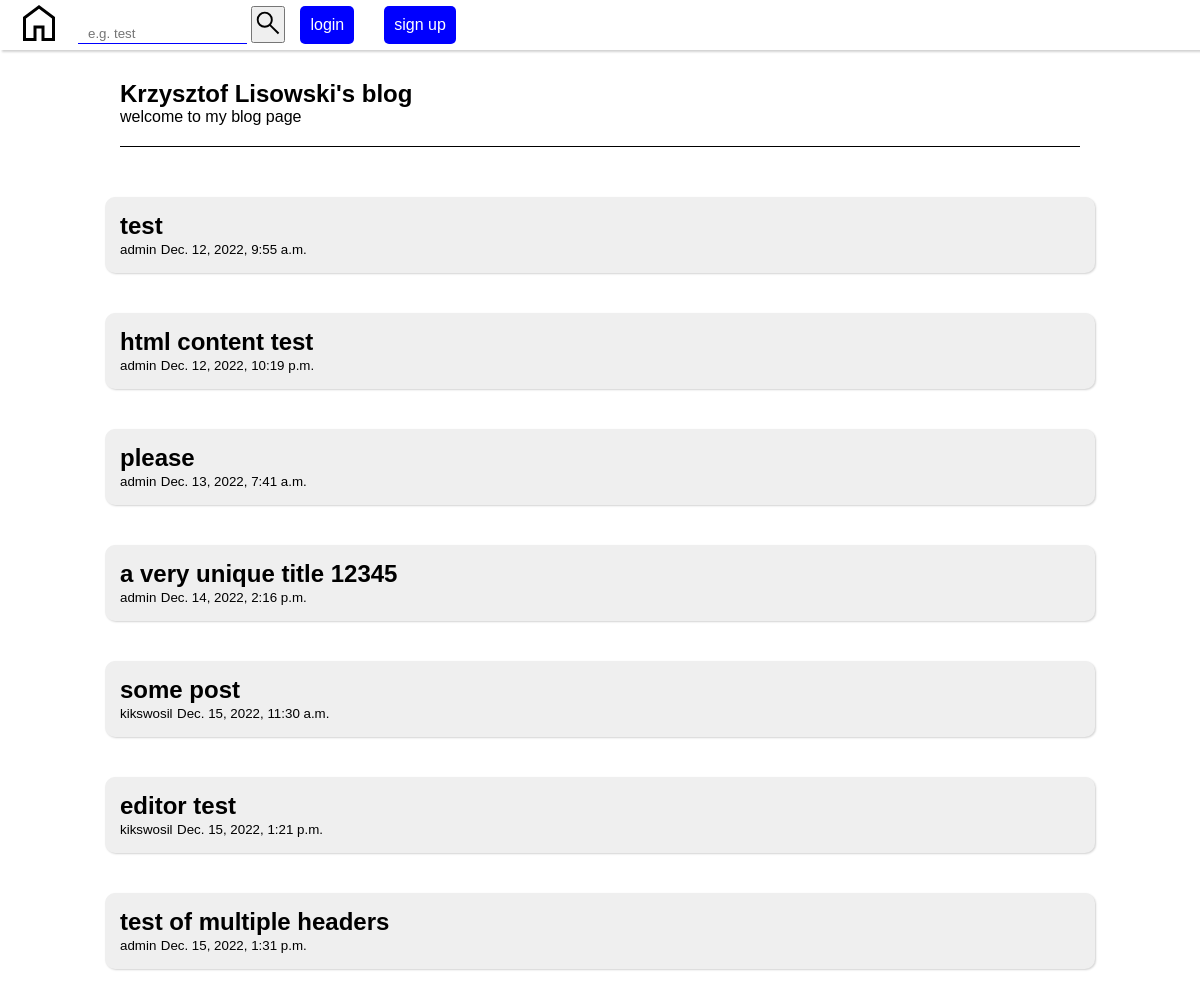
The page / on the database its author committed.
### blog/models.py (models this page shows, shortened)
class Post(models.Model):
    title = models.CharField(max_length = 200, unique = True)
    slug = models.SlugField(max_length = 200, unique = True)
    content = models.TextField(max_length = 1000)
    created = models.DateTimeField(auto_now_add = True)
    edited = models.DateTimeField(auto_now_add = True)
    published = models.IntegerField(choices = PUBLISHED_CHOICES)
    author = models.ForeignKey(User, on_delete = models.CASCADE)

### blog/views.py (the view)
# urls.py: path('', views.index, name='index'),
def index(request):
    posts = Post.objects.filter(published=PUBLISHED) or [] #type: ignore
    return render(request, 'main.html', {'posts': posts})

### blog/templates/main.html (shortened to what this page needs)
{% extends 'base.html' %}
{% load static %}
{% block styles %}
<link rel="stylesheet" href="{% static 'blog/main.css' %}">
{% endblock %}
{% block content %}
<section class="container">
  <div class="top-section">
    <h1>Krzysztof Lisowski's blog</h1>
    <span>welcome to my blog page</span>
  </div>
  <ul class="posts">
    {% for post in posts %}
    <li>
      <a href="/post/{{post.id}}">
        <h1>{{post.title}}</h1>
        <small>{{post.author}}</small>
        <small>{% firstof post.edited post.published %}</small>
      </a>
    </li>
    {% endfor %}
  </ul>
</section>
{% endblock %}

### blog/static/blog/base.css (style rules this page uses)
* { margin: 0; padding: 0; font-family: 'Gill Sans', 'Gill Sans MT', Calibri, 'Trebuchet MS', sans-serif; }
body { display: flex; flex-direction: column; justify-content: center; align-items: center; }

### blog/static/blog/main.css (style rules this page uses)
.container { display: flex; flex-direction: column; justify-content: center; align-items: center; width: 80vw; }
.top-section { width: 80vw; height: 100%; display: flex; flex-direction: column; align-items: flex-start; justify-content: center; margin: 30px; border-bottom: 1px solid black; padding-bottom: 20px; }
.posts { width: 80vw; display: flex; flex-direction: column; justify-content: flex-start; align-items: center; }
.posts li { background-color: #efefef; padding: 15px; margin: 20px; width: 100%; display: flex; flex-direction: column; align-items: flex-start; justify-content: center; border-radius: 10px; box-shadow: lightgray 1px 1px 2px; }
.posts li a { width: 100%; height: 100%; color: black; text-decoration: none; }

### rows shown on the page
Post: title "test", author "admin", edited "Dec. 12, 2022, 9:55 a.m."
Post: title "html content test", author "admin", edited "Dec. 12, 2022, 10:19 p.m."
Post: title "please", author "admin", edited "Dec. 13, 2022, 7:41 a.m."
Post: title "a very unique title 12345", author "admin", edited "Dec. 14, 2022, 2:16 p.m."
Post: title "some post", author "kikswosil", edited "Dec. 15, 2022, 11:30 a.m."
Post: title "editor test", author "kikswosil", edited "Dec. 15, 2022, 1:21 p.m."
Post: title "test of multiple headers", author "admin", edited "Dec. 15, 2022, 1:31 p.m."
